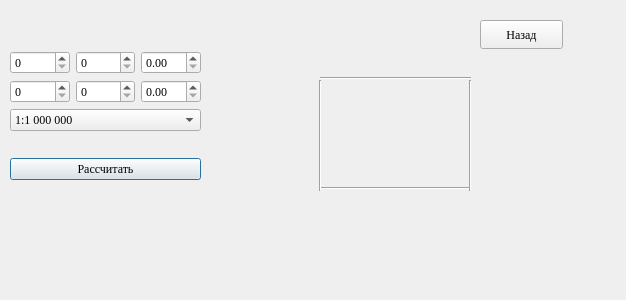
<?xml version="1.0" encoding="UTF-8"?>
<ui version="4.0">
 <class>mapnomenclature</class>
 <widget class="QDialog" name="mapnomenclature">
  <property name="geometry">
   <rect>
    <x>0</x>
    <y>0</y>
    <width>626</width>
    <height>300</height>
   </rect>
  </property>
  <property name="font">
   <font>
    <family>Times New Roman</family>
   </font>
  </property>
  <property name="windowTitle">
   <string>Geomaks</string>
  </property>
  <widget class="QLabel" name="rightDownLat">
   <property name="geometry">
    <rect>
     <x>480</x>
     <y>170</y>
     <width>81</width>
     <height>20</height>
    </rect>
   </property>
   <property name="sizePolicy">
    <sizepolicy hsizetype="Preferred" vsizetype="Preferred">
     <horstretch>0</horstretch>
     <verstretch>0</verstretch>
    </sizepolicy>
   </property>
   <property name="font">
    <font>
     <family>Times New Roman</family>
    </font>
   </property>
   <property name="text">
    <string/>
   </property>
  </widget>
  <widget class="QLabel" name="leftUpLong">
   <property name="geometry">
    <rect>
     <x>290</x>
     <y>50</y>
     <width>91</width>
     <height>20</height>
    </rect>
   </property>
   <property name="sizePolicy">
    <sizepolicy hsizetype="Preferred" vsizetype="Preferred">
     <horstretch>0</horstretch>
     <verstretch>0</verstretch>
    </sizepolicy>
   </property>
   <property name="font">
    <font>
     <family>Times New Roman</family>
    </font>
   </property>
   <property name="text">
    <string/>
   </property>
  </widget>
  <widget class="QWidget" name="layoutWidget">
   <property name="geometry">
    <rect>
     <x>10</x>
     <y>30</y>
     <width>191</width>
     <height>171</height>
    </rect>
   </property>
   <layout class="QGridLayout" name="gridLayout_2">
    <item row="1" column="0">
     <widget class="QPushButton" name="CalculateButton">
      <property name="text">
       <string>Рассчитать</string>
      </property>
     </widget>
    </item>
    <item row="0" column="0">
     <layout class="QGridLayout" name="gridLayout">
      <item row="0" column="0">
       <layout class="QHBoxLayout" name="horizontalLayout">
        <item>
         <widget class="QSpinBox" name="Lat_deg">
          <property name="maximum">
           <number>89</number>
          </property>
         </widget>
        </item>
        <item>
         <widget class="QSpinBox" name="Lat_min">
          <property name="maximum">
           <number>59</number>
          </property>
         </widget>
        </item>
        <item>
         <widget class="QDoubleSpinBox" name="Lat_sec">
          <property name="maximum">
           <double>60.000000000000000</double>
          </property>
         </widget>
        </item>
       </layout>
      </item>
      <item row="1" column="0">
       <layout class="QHBoxLayout" name="horizontalLayout_2">
        <item>
         <widget class="QSpinBox" name="Long_deg">
          <property name="maximum">
           <number>179</number>
          </property>
         </widget>
        </item>
        <item>
         <widget class="QSpinBox" name="Long_min">
          <property name="maximum">
           <number>59</number>
          </property>
         </widget>
        </item>
        <item>
         <widget class="QDoubleSpinBox" name="Long_sec">
          <property name="maximum">
           <double>60.000000000000000</double>
          </property>
         </widget>
        </item>
       </layout>
      </item>
      <item row="2" column="0">
       <widget class="QComboBox" name="ScalesBox">
        <item>
         <property name="text">
          <string>1:1 000 000</string>
         </property>
        </item>
        <item>
         <property name="text">
          <string>1:500 000</string>
         </property>
        </item>
        <item>
         <property name="text">
          <string>1:200 000</string>
         </property>
        </item>
        <item>
         <property name="text">
          <string>1:100 000</string>
         </property>
        </item>
        <item>
         <property name="text">
          <string>1:50 000</string>
         </property>
        </item>
        <item>
         <property name="text">
          <string>1:25 000</string>
         </property>
        </item>
        <item>
         <property name="text">
          <string>1:10 000</string>
         </property>
        </item>
        <item>
         <property name="text">
          <string>1:5 000</string>
         </property>
        </item>
        <item>
         <property name="text">
          <string>1:2 000</string>
         </property>
        </item>
       </widget>
      </item>
     </layout>
    </item>
   </layout>
  </widget>
  <widget class="QLabel" name="leftDownLat">
   <property name="geometry">
    <rect>
     <x>250</x>
     <y>170</y>
     <width>81</width>
     <height>20</height>
    </rect>
   </property>
   <property name="sizePolicy">
    <sizepolicy hsizetype="Preferred" vsizetype="Preferred">
     <horstretch>0</horstretch>
     <verstretch>0</verstretch>
    </sizepolicy>
   </property>
   <property name="font">
    <font>
     <family>Times New Roman</family>
    </font>
   </property>
   <property name="text">
    <string/>
   </property>
  </widget>
  <widget class="QLabel" name="rightUpLong">
   <property name="geometry">
    <rect>
     <x>420</x>
     <y>50</y>
     <width>91</width>
     <height>20</height>
    </rect>
   </property>
   <property name="sizePolicy">
    <sizepolicy hsizetype="Preferred" vsizetype="Preferred">
     <horstretch>0</horstretch>
     <verstretch>0</verstretch>
    </sizepolicy>
   </property>
   <property name="font">
    <font>
     <family>Times New Roman</family>
    </font>
   </property>
   <property name="text">
    <string/>
   </property>
  </widget>
  <widget class="Line" name="downBorder">
   <property name="geometry">
    <rect>
     <x>320</x>
     <y>180</y>
     <width>151</width>
     <height>16</height>
    </rect>
   </property>
   <property name="font">
    <font>
     <family>Times New Roman</family>
    </font>
   </property>
   <property name="orientation">
    <enum>Qt::Horizontal</enum>
   </property>
  </widget>
  <widget class="Line" name="leftBorder">
   <property name="geometry">
    <rect>
     <x>310</x>
     <y>80</y>
     <width>21</width>
     <height>111</height>
    </rect>
   </property>
   <property name="font">
    <font>
     <family>Times New Roman</family>
    </font>
   </property>
   <property name="orientation">
    <enum>Qt::Vertical</enum>
   </property>
  </widget>
  <widget class="QLabel" name="leftDownLong">
   <property name="geometry">
    <rect>
     <x>300</x>
     <y>190</y>
     <width>81</width>
     <height>20</height>
    </rect>
   </property>
   <property name="sizePolicy">
    <sizepolicy hsizetype="Preferred" vsizetype="Preferred">
     <horstretch>0</horstretch>
     <verstretch>0</verstretch>
    </sizepolicy>
   </property>
   <property name="font">
    <font>
     <family>Times New Roman</family>
    </font>
   </property>
   <property name="text">
    <string/>
   </property>
  </widget>
  <widget class="QPushButton" name="BackToStartMenu">
   <property name="geometry">
    <rect>
     <x>480</x>
     <y>20</y>
     <width>83</width>
     <height>29</height>
    </rect>
   </property>
   <property name="font">
    <font>
     <family>Times New Roman</family>
    </font>
   </property>
   <property name="text">
    <string>Назад</string>
   </property>
  </widget>
  <widget class="QLabel" name="leftUpLat">
   <property name="geometry">
    <rect>
     <x>250</x>
     <y>70</y>
     <width>91</width>
     <height>20</height>
    </rect>
   </property>
   <property name="sizePolicy">
    <sizepolicy hsizetype="Preferred" vsizetype="Preferred">
     <horstretch>0</horstretch>
     <verstretch>0</verstretch>
    </sizepolicy>
   </property>
   <property name="font">
    <font>
     <family>Times New Roman</family>
    </font>
   </property>
   <property name="text">
    <string/>
   </property>
  </widget>
  <widget class="Line" name="upBorder">
   <property name="geometry">
    <rect>
     <x>320</x>
     <y>70</y>
     <width>151</width>
     <height>16</height>
    </rect>
   </property>
   <property name="font">
    <font>
     <family>Times New Roman</family>
    </font>
   </property>
   <property name="orientation">
    <enum>Qt::Horizontal</enum>
   </property>
  </widget>
  <widget class="QLabel" name="answer">
   <property name="geometry">
    <rect>
     <x>330</x>
     <y>120</y>
     <width>141</width>
     <height>20</height>
    </rect>
   </property>
   <property name="font">
    <font>
     <family>Times New Roman</family>
    </font>
   </property>
   <property name="text">
    <string/>
   </property>
  </widget>
  <widget class="QLabel" name="rightDownLong">
   <property name="geometry">
    <rect>
     <x>440</x>
     <y>190</y>
     <width>81</width>
     <height>20</height>
    </rect>
   </property>
   <property name="sizePolicy">
    <sizepolicy hsizetype="Preferred" vsizetype="Preferred">
     <horstretch>0</horstretch>
     <verstretch>0</verstretch>
    </sizepolicy>
   </property>
   <property name="font">
    <font>
     <family>Times New Roman</family>
    </font>
   </property>
   <property name="text">
    <string/>
   </property>
  </widget>
  <widget class="QLabel" name="rightUpLat">
   <property name="geometry">
    <rect>
     <x>480</x>
     <y>70</y>
     <width>91</width>
     <height>20</height>
    </rect>
   </property>
   <property name="sizePolicy">
    <sizepolicy hsizetype="Preferred" vsizetype="Preferred">
     <horstretch>0</horstretch>
     <verstretch>0</verstretch>
    </sizepolicy>
   </property>
   <property name="font">
    <font>
     <family>Times New Roman</family>
    </font>
   </property>
   <property name="text">
    <string/>
   </property>
  </widget>
  <widget class="Line" name="rightBorder">
   <property name="geometry">
    <rect>
     <x>460</x>
     <y>80</y>
     <width>21</width>
     <height>111</height>
    </rect>
   </property>
   <property name="font">
    <font>
     <family>Times New Roman</family>
    </font>
   </property>
   <property name="orientation">
    <enum>Qt::Vertical</enum>
   </property>
  </widget>
 </widget>
 <resources/>
 <connections/>
</ui>
